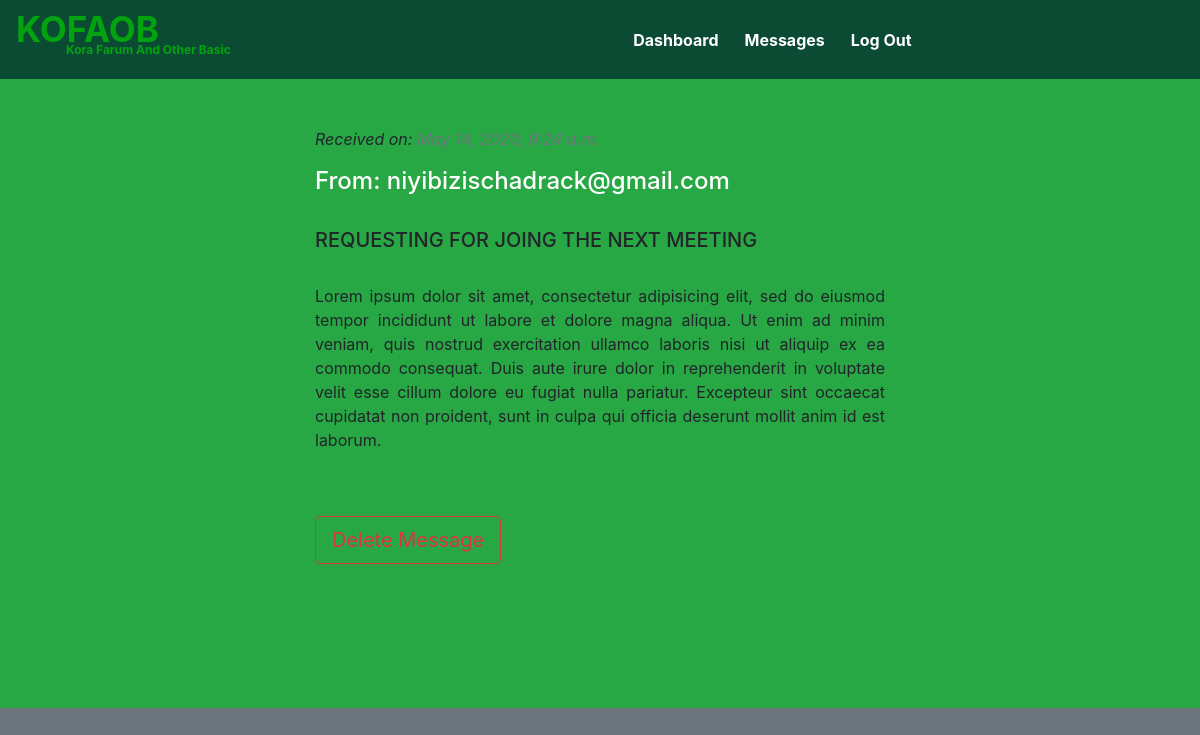
The app's page /dashboard/admin/message/9/ with its own data.
### contact/models.py (models this page shows, shortened)
class ContactMessage(models.Model):
	full_name = models.CharField(max_length=60)
	email = models.EmailField()
	subject = models.CharField(max_length=100)
	message = models.TextField()
	date_created = models.DateTimeField(default=datetime.utcnow)

### news/views.py (the view)
# urls.py: path('dashboard/admin/message/<str:pk>/', views.singleMessage, name='singlemessage'),
def singleMessage(request, pk):
	message = ContactMessage.objects.get(id=pk)
	context={'message':message}
	return render(request, 'kofaob_admin/message_detail.html', context)

### news/templates/kofaob_admin/message_detail.html
{% extends 'kofaob_admin/base.html' %}
{% block content %}
	<div class="container-fluid bg-success">
		<br><br>
		<div class="row">
			<div class="col-md-6 offset-3">
				<p class="font-italic">Received on: <span class="text-secondary">{{ message.date_created }}</span></p>
				<h4 class="text-white">From: <a href="mailto:{{ message.email }}" class="text-white">{{ message.email }}</a></h4>
				<br>
				<h5 class="text-left">{{ message.subject }}</h5>
				<br>
				<p class="text-justify">{{ message.message }}</p><br><br>
				<a href="{% url 'news:deletemessage' message.id %}" class="btn btn-outline-danger btn-lg">Delete Message</a>
			</div>
		</div>
		<br><br><br><br><br><br>
	</div>
{% endblock %}

### news/static/news/css/mainadmin.css (style rules this page uses)
* { box-sizing: border-box; }
body, html { margin:0px; padding: 0px; }

### records on screen
ContactMessage: email "niyibizischadrack@gmail.com", subject "REQUESTING FOR JOING THE NEXT MEETING", message "Lorem ipsum dolor sit amet, consectetur adipisicing elit, sed do eiusmod tempor incididunt ut labore et dolore magna aliqua. Ut enim ad minim veniam, quis nostrud exercitation ullamco laboris nisi ut aliquip ex ea commodo consequat. Duis aute irure dolor in reprehenderit in voluptate velit esse cillum dolore eu fugiat nulla pariatur. Excepteur sint occaecat cupidatat non proident, sunt in culpa qui officia deserunt mollit anim id est laborum."
